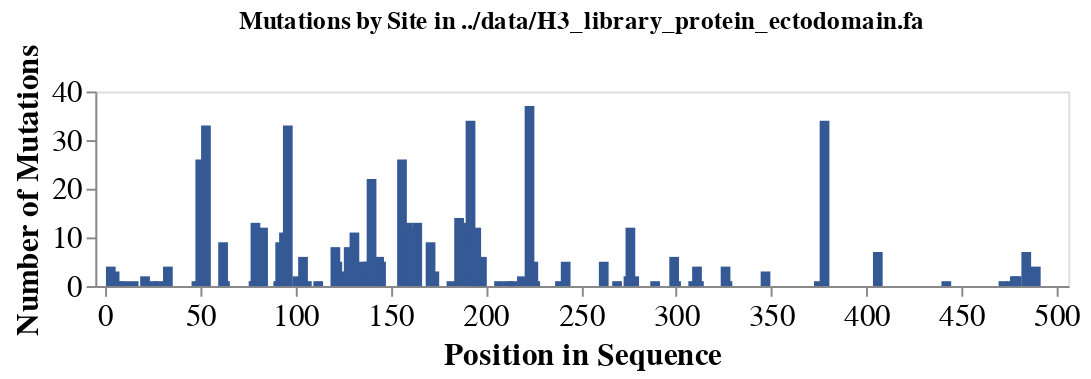
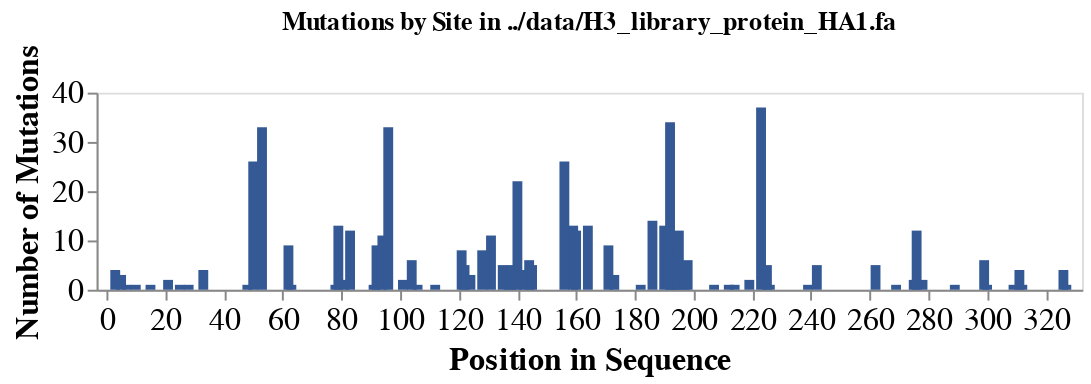

The notebook cell these images were saved under, in order:
### Code cell
# Show for both ectodomain and HA1
for file in library_protein_sequences:
    # fasta_file = os.path.join(datadir, file)

    # Generate the plot
    chart = count_mutations_by_site(file)
    chart.display()
        
# chart = count_mutations_by_site("path_to_fasta_file.fasta")
# chart.show()  # If using in a Jupyter notebook, use chart.display() instead

### Figure 1 — Vega-Lite specification as saved in the notebook (floating-point values rounded to 4 significant figures; data arrays with more than 128 entries replaced by an {"elided": "..."} marker saying what was removed)
{"config": {"view": {"continuousWidth": 300, "continuousHeight": 300}}, "data": {"name": "data-9b8e1090668cb6d401be3c91421400ce"}, "mark": {"type": "bar", "color": "#345995"}, "encoding": {"tooltip": [{"field": "Site", "type": "quantitative"}, {"field": "Mutations", "type": "quantitative"}, {"field": "Consensus", "type": "nominal"}], "x": {"axis": {"grid": false, "labelFontSize": 16, "titleFontSize": 16}, "field": "Site", "scale": {"domain": [0, 501]}, "title": "Position in Sequence", "type": "quantitative"}, "y": {"axis": {"grid": false, "labelFontSize": 16, "titleFontSize": 16}, "field": "Mutations", "title": "Number of Mutations", "type": "quantitative"}}, "height": 100, "title": "Mutations by Site in ../data/H3_library_protein_ectodomain.fa", "width": 500, "$schema": "https://vega.github.io/schema/vega-lite/v5.20.1.json", "datasets": {"data-9b8e1090668cb6d401be3c91421400ce": {"elided": "501 records"}}}

### Figure 2 — Vega-Lite specification as saved in the notebook (floating-point values rounded to 4 significant figures; data arrays with more than 128 entries replaced by an {"elided": "..."} marker saying what was removed)
{"config": {"view": {"continuousWidth": 300, "continuousHeight": 300}}, "data": {"name": "data-dff312d7e02282647e2e1433f07f1959"}, "mark": {"type": "bar", "color": "#345995"}, "encoding": {"tooltip": [{"field": "Site", "type": "quantitative"}, {"field": "Mutations", "type": "quantitative"}, {"field": "Consensus", "type": "nominal"}], "x": {"axis": {"grid": false, "labelFontSize": 16, "titleFontSize": 16}, "field": "Site", "scale": {"domain": [0, 329]}, "title": "Position in Sequence", "type": "quantitative"}, "y": {"axis": {"grid": false, "labelFontSize": 16, "titleFontSize": 16}, "field": "Mutations", "title": "Number of Mutations", "type": "quantitative"}}, "height": 100, "title": "Mutations by Site in ../data/H3_library_protein_HA1.fa", "width": 500, "$schema": "https://vega.github.io/schema/vega-lite/v5.20.1.json", "datasets": {"data-dff312d7e02282647e2e1433f07f1959": {"elided": "329 records"}}}
